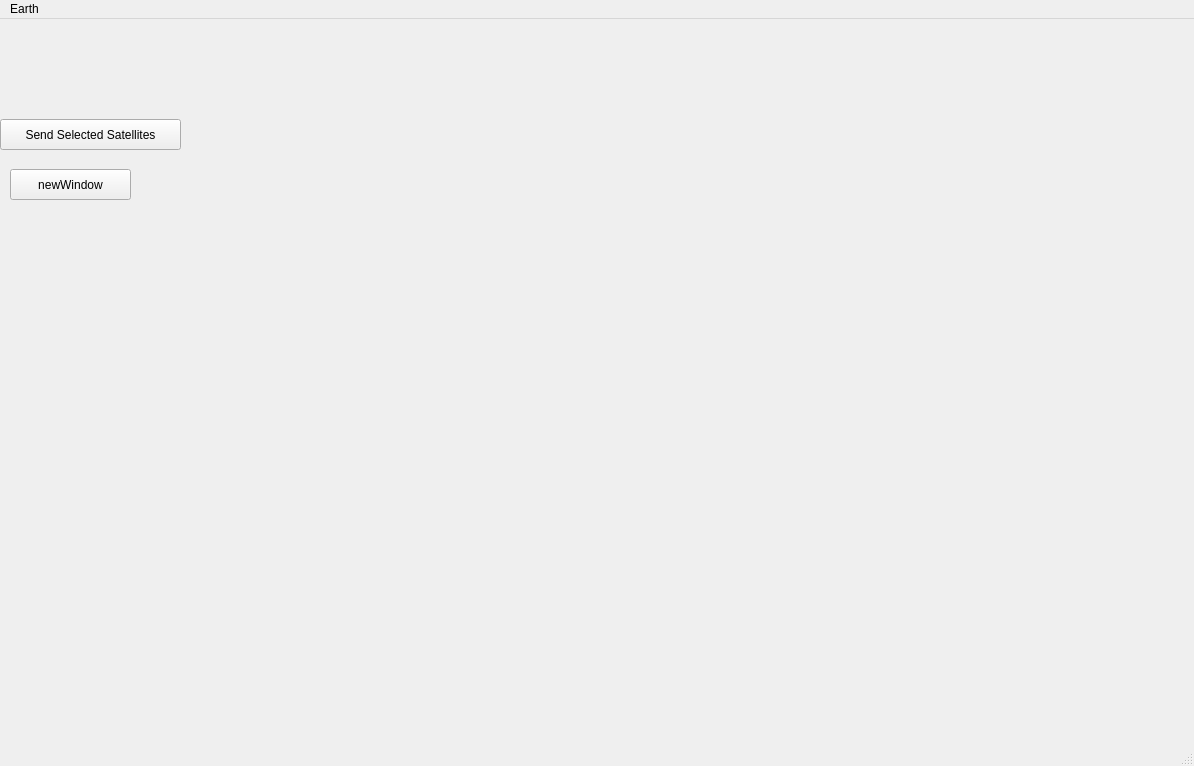
<?xml version="1.0" encoding="UTF-8"?>
<ui version="4.0">
 <class>MainWindow</class>
 <widget class="QMainWindow" name="MainWindow">
  <property name="geometry">
   <rect>
    <x>0</x>
    <y>0</y>
    <width>1194</width>
    <height>766</height>
   </rect>
  </property>
  <property name="windowTitle">
   <string>MainWindow</string>
  </property>
  <widget class="QWidget" name="centralwidget">
   <widget class="QWidget" name="widget" native="true">
    <property name="geometry">
     <rect>
      <x>230</x>
      <y>80</y>
      <width>771</width>
      <height>531</height>
     </rect>
    </property>
   </widget>
   <widget class="QPushButton" name="SelectSatellites">
    <property name="geometry">
     <rect>
      <x>0</x>
      <y>100</y>
      <width>181</width>
      <height>31</height>
     </rect>
    </property>
    <property name="text">
     <string>Send Selected Satellites</string>
    </property>
   </widget>
   <widget class="QPushButton" name="newwindow_bt">
    <property name="geometry">
     <rect>
      <x>10</x>
      <y>150</y>
      <width>121</width>
      <height>31</height>
     </rect>
    </property>
    <property name="text">
     <string>newWindow</string>
    </property>
   </widget>
  </widget>
  <widget class="QMenuBar" name="menubar">
   <property name="geometry">
    <rect>
     <x>0</x>
     <y>0</y>
     <width>1194</width>
     <height>28</height>
    </rect>
   </property>
   <widget class="QMenu" name="menuEarth">
    <property name="title">
     <string>Earth</string>
    </property>
   </widget>
   <addaction name="menuEarth"/>
  </widget>
  <widget class="QStatusBar" name="statusbar"/>
 </widget>
 <resources/>
 <connections/>
</ui>
